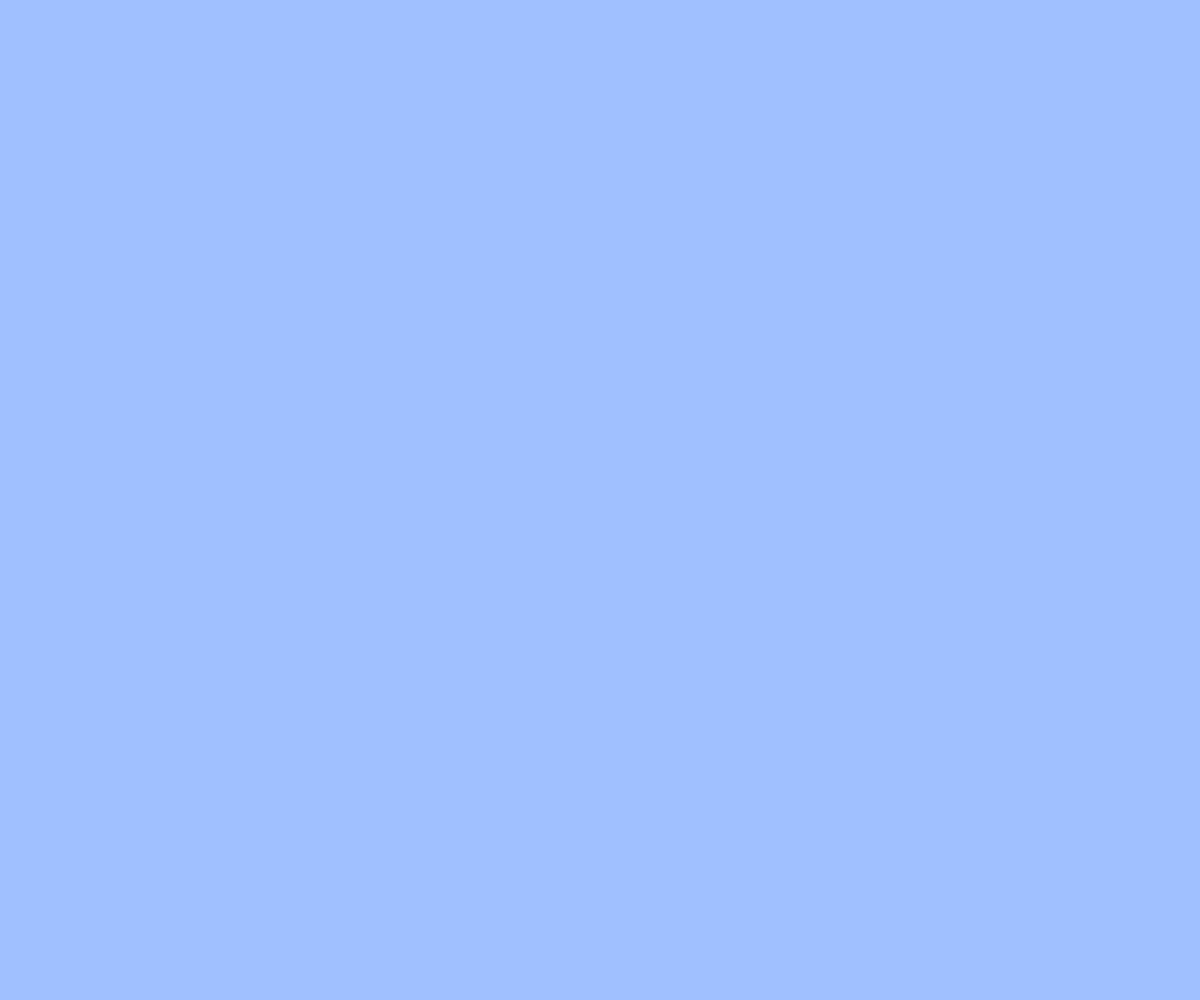
Frame 1 (no input)
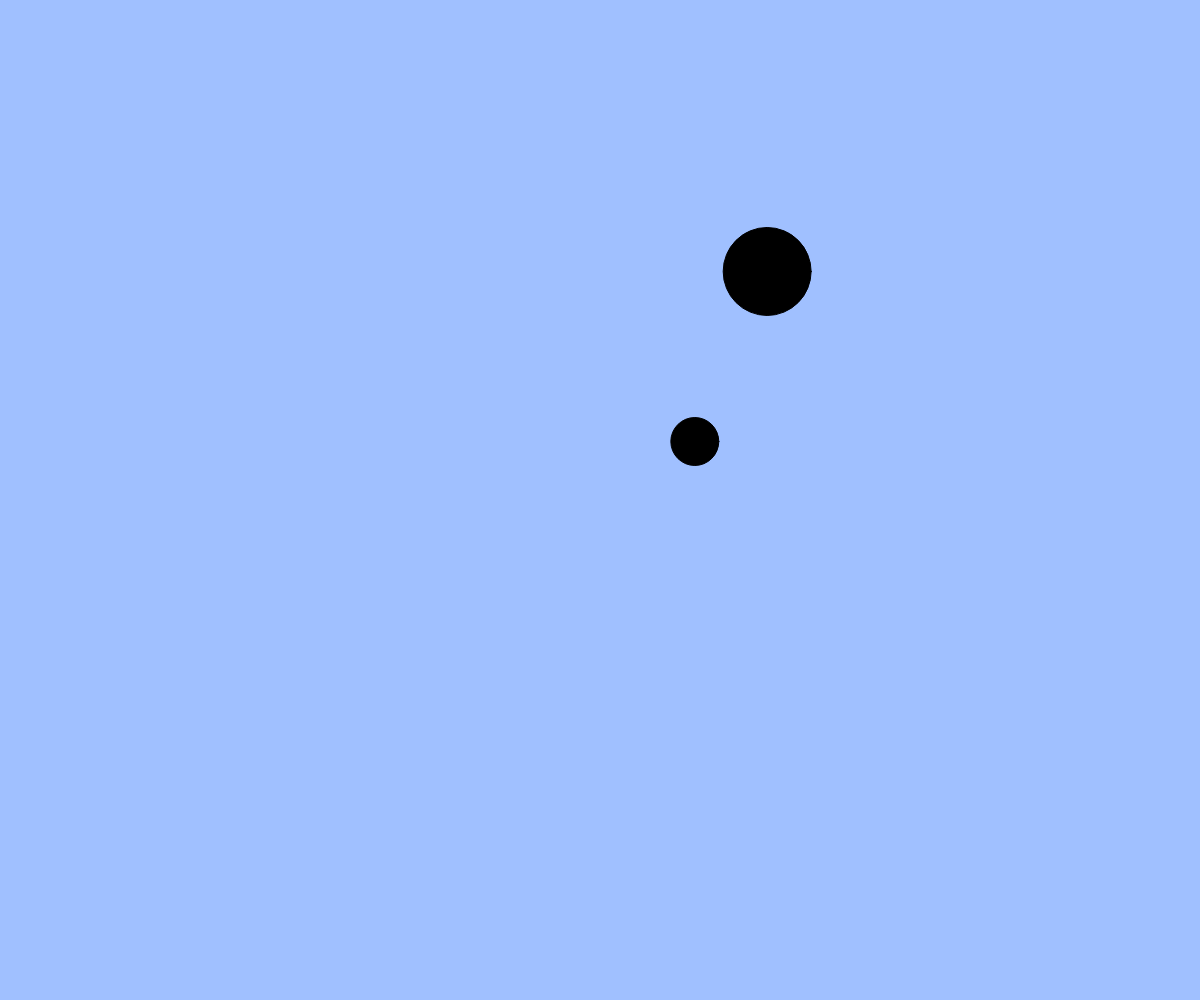
Frame 60 (no input)
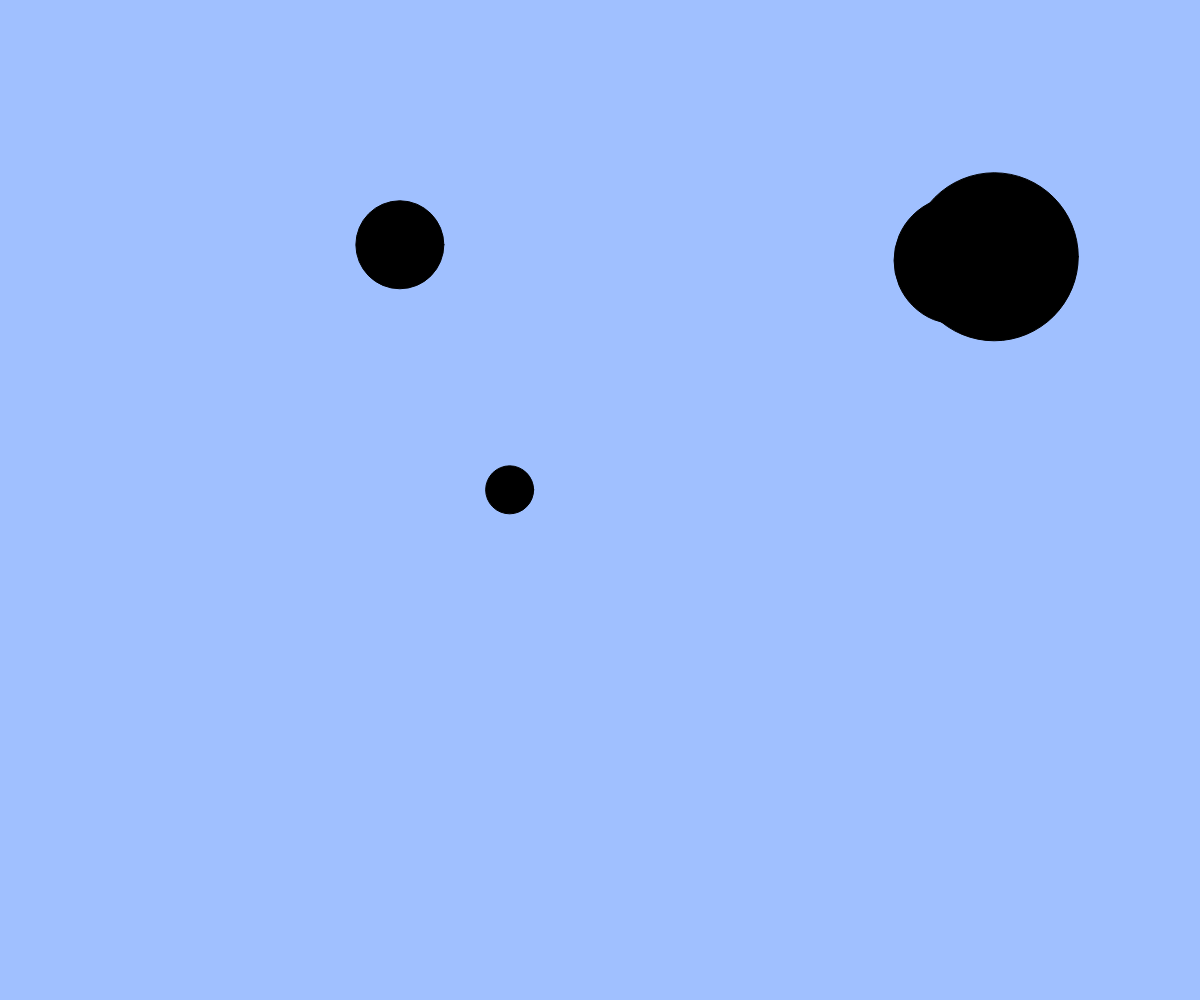
Frame 120 (the mouse pressed at the canvas centre since frame 60)

The p5.js sketch that drew these frames (run headless with seeded random() and noise() and a simulated clock; from frame 60 on, the mouse is pressed at the canvas centre):

// p5.js sketch
// ── sketch.js
// たくさん出てくるアニメーション
let balls;
let targets; // 追加（ボールを当てる的）

function setup(){
  createCanvas(windowWidth, windowHeight);
  balls = [];
  targets = [];
}

function windowResized(){
  resizeCanvas(windowWidth, windowHeight);
}

function draw(){
  background(160, 192, 255);

  // 的のアニメーション（注意：追加しないと何も起きない）
  for(let i = 0; i < targets.length; i++){
    let t = targets[i];
    fill(0);
    ellipse(t.x, t.y, t.size);
    t.x += t.vx;
    t.y += t.vy;
    t.size += 2;
  }

  // ボールのアニメーション
  for(let i = 0; i < balls.length; i++){
    let b = balls[i];
    fill(255);
    ellipse(b.x, b.y, b.size);
    b.x += b.vx;
    b.y += b.vy;
  }

  // 画面外に出たボールを配列から削除する
  const ballsInCanvas = []; // 画面内のボールを一時的に保持する配列
  for(let i = 0; i < balls.length; i++){
    let b = balls[i];
    if(b.x > 0 && b.x < width && b.y > 0 && b.y < height){ // 画面内
      ballsInCanvas.push(b);
    }
  }
  balls = ballsInCanvas; // 画面内のボールだけを残す

  // 補足：filter 関数を使うともっと簡単に書ける
  // balls = balls.filter(insideCanvas);

  if(frameCount % 20 === 0) { // 20フレームごとに新しい的を追加する
    // BLANK[1] 新しい的オブジェクトを作成して targets 配列に追加しよう
   const t = { x: width/2, y: height/2, size: 10, vx: random(-10,10), vy: random(-10,10) };
    targets.push(t);
  }

  // ボールに当たった or 大きくなりすぎた的を配列から削除する
  const activeTargets = []; // 生き残った的を一時的に保持する配列
  for(let i = 0; i < targets.length; i++){
    let t = targets[i];
    if(t.size < 200){ // 大きくなりすぎていない
      let hit = false;
      for(let j = 0; j < balls.length; j++){ // すべてのボールと衝突判定
        let b = balls[j];
        // BLANK[2]
      }
      if(!hit) activeTargets.push(t); // 衝突していなければ生き残る
    }
  }
  targets = activeTargets; // 生き残った的だけを残す
}

function mouseDragged(){
  const dx = mouseX - pmouseX;
  const dy = mouseY - pmouseY;
  if(mag(dx, dy) > 5){
    const b = { x: mouseX, y: mouseY, size: 20, vx: dx, vy: dy };
    balls.push(b);
  }
}

function insideCanvas(b) {
  return b.x > 0 && b.x < width && b.y > 0 && b.y < height;
}
